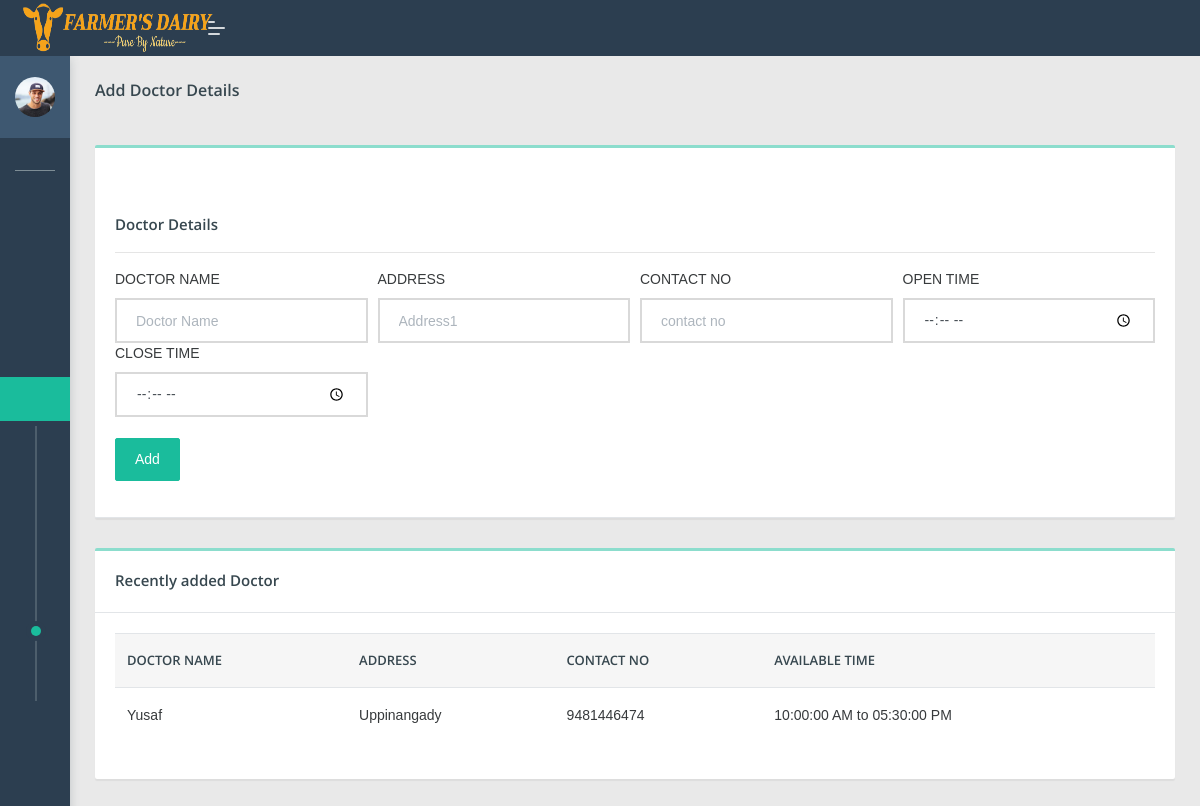
Screenshot of /dipo/doctors.php (signed in) with the database file from the repository.
### tables this page shows
CREATE TABLE `add_doctor` (
  `doc_id` int(100) NOT NULL,
  `name` varchar(100) NOT NULL,
  `address1` varchar(100) NOT NULL,
  `phoneno` varchar(100) NOT NULL,
  `opentm` time NOT NULL,
  `closetm` time NOT NULL,
  `dippoid` varchar(100) NOT NULL
);

### dipo/doctors.php (the view, shortened to what this page needs)
 <?php
if(isset($_SESSION['dippo']))
{
$dippo=$_SESSION['dippo'];
?>
 <!DOCTYPE html>
<html lang="en">
<head>
    <link rel="stylesheet" href="assets/css/style.css">
</head>
<body class="">
	<nav class="pcoded-navbar  ">
		<div class="navbar-wrapper  ">
			<div class="navbar-content scroll-div " >
					<div class="">
					<div class="main-menu-header">
						<img class="img-radius" src="assets/images/user/avatar-2.jpg" alt="User-Profile-Image">
						<div class="user-details">
						</div>
					</div>
				</div>
				<ul class="nav pcoded-inner-navbar ">
					<li class="nav-item pcoded-menu-caption">
					</li>
					<li class="nav-item">
					    <a href="main.php" class="nav-link "><span class="pcoded-micon"><i class="feather icon-home"></i></span><span class="pcoded-mtext">Dashboard</span></a>
					</li>
					<li class="nav-item pcoded-hasmenu">
					    <a href="#!" class="nav-link "><span class="pcoded-micon"><i class="feather icon-align-justify"></i></span><span class="pcoded-mtext">Staff Details</span></a>
					</li>
					<li class="nav-item pcoded-hasmenu">
					    <a href="#!" class="nav-link "><span class="pcoded-micon"><i class="feather icon-align-justify"></i></span><span class="pcoded-mtext">User Details</span></a>
					</li>
						<li class="nav-item pcoded-hasmenu">
					    <a href="#!" class="nav-link "><span class="pcoded-micon"><i class="feather icon-align-justify"></i></span><span class="pcoded-mtext">Daily Milk Details</span></a>
					</li>
					<li class="nav-item pcoded-hasmenu">
					    <a href="#!" class="nav-link "><span class="pcoded-micon"><i class="feather icon-align-justify"></i></span><span class="pcoded-mtext">Facilities</span></a>
					    <ul class="pcoded-submenu">
						<li><a href="details.php">Add Details</a></li>
						    <li><a href="food.php">Add Feed</a></li>
							<li><a href="viewfood.php">View Feed</a></li>
							<li><a href="medicines.php">Add Medicines</a></li>
							<li><a href="viewmedicines.php">View Medicines</a></li>
							<li><a href="doctors.php">Add Doctors</a></li>
							<li><a href="viewdoc.php">View Doctor</a></li>
					    </ul>
					</li>
                        <li class="nav-item">
					    <a href="viewfeedb.php" class="nav-link "><span class="pcoded-micon"><i class="feather icon-align-justify"></i></span><span class="pcoded-mtext">View feedback</span></a>
					</li>
				</ul>
			</div>
		</div>
	</nav>
	<header class="navbar pcoded-header navbar-expand-lg navbar-light header-dark">
				<div class="m-header">
					<a class="mobile-menu" id="mobile-collapse" href="#!"><span></span></a>
					<a href="#!" class="b-brand">
						<img src="assets/images/logo1.png" width="190px" height="50px" class="logo">
					</a>
				</div>
				<div class="collapse navbar-collapse">
					<ul class="navbar-nav mr-auto">
						<li class="nav-item">
							<a href="#!" class="pop-search"><i class="feather icon-search"></i></a>
						</li>
					</ul>
					<ul class="navbar-nav ml-auto">
						<li>
							<div class="dropdown drp-user">
								<a href="#" class="dropdown-toggle" data-toggle="dropdown">
									<i class="feather icon-user"></i>
								</a>
							</div>
						</li>
					</ul>
				</div>
	</header>
<section class="pcoded-main-container">
    <div class="pcoded-content">
        <div class="page-header">
            <div class="page-block">
                <div class="row align-items-center">
                    <div class="col-md-12">
                        <div class="page-header-title">
                            <h5 class="m-b-10">Add Doctor Details</h5>
                        </div>
                    </div>
                </div>
            </div>
        </div>
        <div class="row">
             <div class="col-sm-12">
                <div class="card">
                    <div class="card-header">
                       <h5 class="mt-5">Doctor Details</h5>
                        <hr>
                        <form class="needs-validation" action="#" method="post">
                            <div class="form-row">
                                <div class="col-md-3">
                                    <label for="validationCustom01">DOCTOR NAME</label>
                                    <input type="text" class="form-control" name="dname" pattern="/^[A-Za-z-,]+(\s{0,1}[a-zA-Z-, ]*$/" placeholder="Doctor Name" required>
                                </div>
                                <div class="col-md-3">
                                    <label for="validationCustom02">ADDRESS </label>
                                    <input type="text" class="form-control" name="address1"  placeholder="Address1" required>
                                </div>
								<div class="col-md-3">
                                    <label for="validationCustom02">CONTACT NO</label>
                                    <input type="text" class="form-control" name="contact" pattern="[0-9]{10}" placeholder="contact no" required>
                                </div>
								<div class="col-md-3">
                                    <label for="validationCustom02">OPEN TIME</label>
                                    <input type="time" name="opntm" class="form-control" placeholder="Available Time" required>
                                </div>
								<div class="col-md-3">
                                    <label for="validationCustom02">CLOSE TIME</label>
                                    <input type="time" name="clstm" class="form-control" placeholder="Available Time" required>
                                </div>
							</div>
							<BR>
                            <div class="form-row">
							 <div class="form-group col-md-2">
                            <button type="submit" name="add" class="btn  btn-primary">Add</button>
							</div>
							</div>
						   </form>
						</div>
					</div>
				</div>
				<div class="col-md-12">
                <div class="card">
                    <div class="card-header">
                        <h5>Recently added Doctor</h5>
                    </div>
                    <div class="card-body table-border-style">
                        <div class="table-responsive">
                            <table class="table table-hover">
                                <thead>
                                    <tr>
                                        <th>DOCTOR NAME</th>
                                        <th>ADDRESS</th>
                                        <th>CONTACT NO</th>
										<th>AVAILABLE TIME</th>
									</tr>
                                </thead>
                                <tbody>
								<?php
								include 'config.php';
								$sql1="select * from add_doctor where dippoid='$dippo'";
								$result1=mysqli_query($con,$sql1);
								$num1=mysqli_num_rows($result1);
								if($num1>0)
								{
									while($row1=mysqli_fetch_array($result1))
									{
										$name=$row1['name'];
										$address1=$row1['address1'];
										$phoneno=$row1['phoneno'];
										$opentm=$row1['opentm'];
										$closetm=$row1['closetm'];
									}
								}
								?>
                                    <tr>
									<td><?php echo $name; ?></td>
									<td><?php echo $address1; ?></td>
									<td><?php echo $phoneno; ?></td>
									<td><?php echo $opentm; ?> AM to <?php echo $closetm; ?> PM </td>
                                    </tr>
                                </tbody>
                            </table>
							</div>
                    </div>
                </div>
            </div>
                        </div>
                    </div>
</section>
</body>
</html>
<?php
}
else
{
	echo "<script> location.href='../index.php'; </script>";
}
?>

### rows the page displays
add_doctor: name "Yusaf", address1 "Uppinangady", phoneno "9481446474", opentm "10:00:00", closetm "05:30:00"
